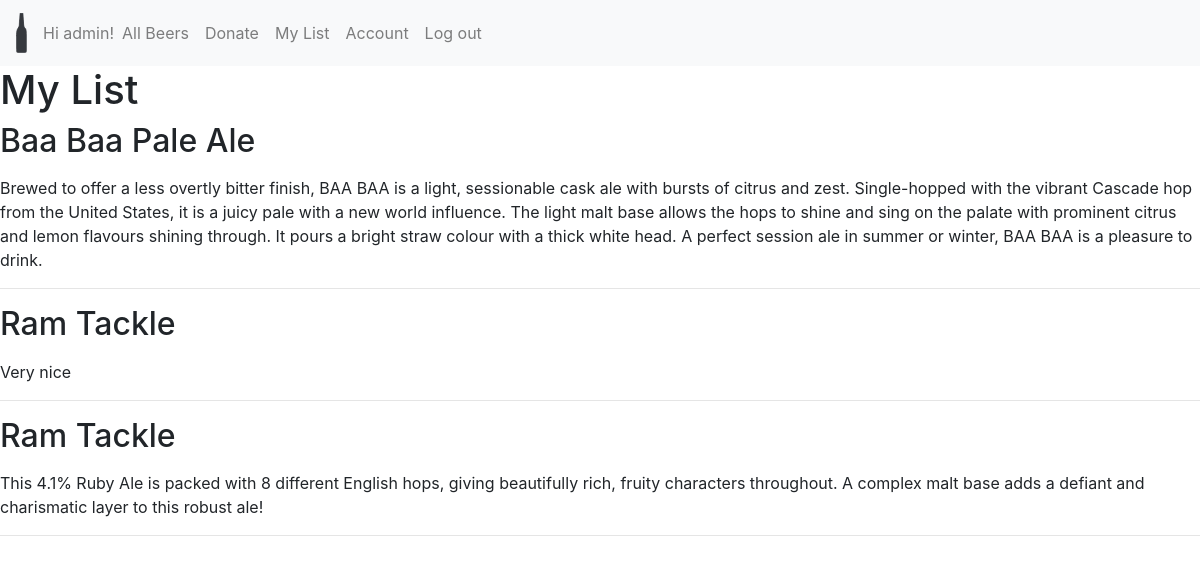
/my_beers (signed in), run on an earlier commit of the app's database.
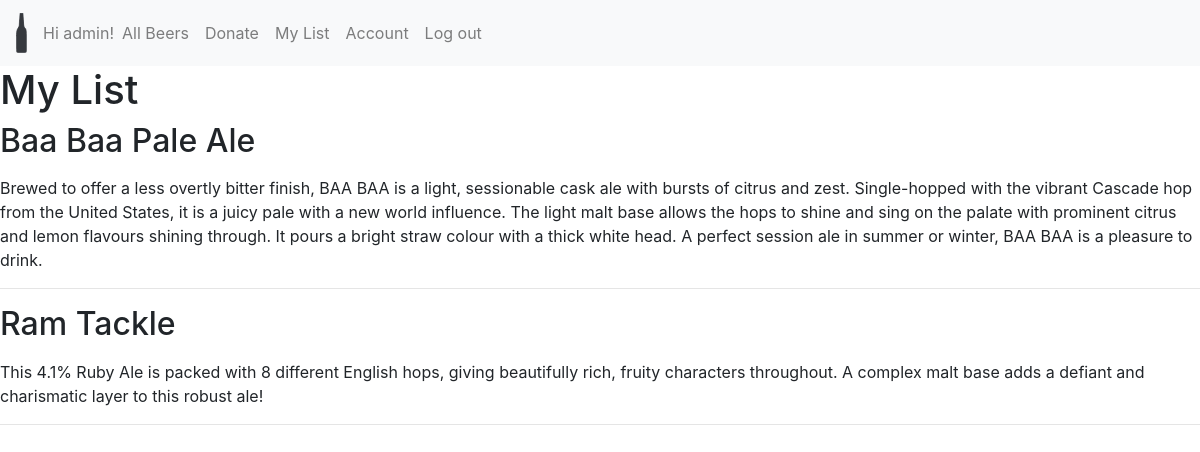
And on a later commit of the database.
### beer/models.py (models this page shows, shortened)
class Review(models.Model):
    author = models.ForeignKey(settings.AUTH_USER_MODEL, related_name='beer_review',
                            on_delete=models.CASCADE)
    beer = models.ForeignKey(Beer,
                            on_delete=models.CASCADE,
                            related_name='reviews')
    created = models.DateTimeField(auto_now_add=True)
    image = models.ImageField(upload_to='images', blank=True, null=True)
    notes = models.TextField(blank=True)
    RATING_CHOICES = ((1, 'one'), (2, 'two'), (3, 'three'), (4, 'four'), (5, 'five'))
    rating = models.PositiveSmallIntegerField('Rating (stars)', blank=False, default=3, choices=RATING_CHOICES)
    class Meta:
        ordering = ('beer', '-created')

class Beer(models.Model):
    name = models.CharField(max_length=100)
    brewery = models.CharField(max_length=100)
    country_of_origin = models.CharField(max_length=100)
    strength = models.DecimalField(max_digits=4, decimal_places=1, blank=True, null=True)
    image = models.ImageField(blank=True, upload_to='images')
    tags = TaggableManager(blank=True, help_text='eg. IPA, Golden, Craft')
    added_by = models.ForeignKey(settings.AUTH_USER_MODEL, related_name='beer_added_by',
                            on_delete=models.CASCADE)
    added_date = models.DateTimeField(auto_now_add=True)
    def __str__(self):
        return self.name
    class Meta:
        ordering = ('name', '-added_date')

### beer/views.py (the view)
# urls.py: path('my_beers', views.user_beer_list, name='user_beer_list'),
def user_beer_list(request):
    user = request.user
    user_beers = Review.objects.filter(author=user)
    return render(request, 'beer/user_beers.html', {'user_beers':user_beers})

### beer/templates/beer/user_beers.html (shortened to what this page needs)
{% extends 'base.html' %}
{% block content %}
<h1>My List</h1>
{% for beer in user_beers %}
<div>
    <h2>{{ beer.beer }}</h2>
    <p>{{ beer.notes }}</p>
</div>
<hr>
{% endfor %}
{% endblock %}

What changed in the data, as far as the page shows it:
removed Review: beer "Ram Tackle", notes "Very nice"
